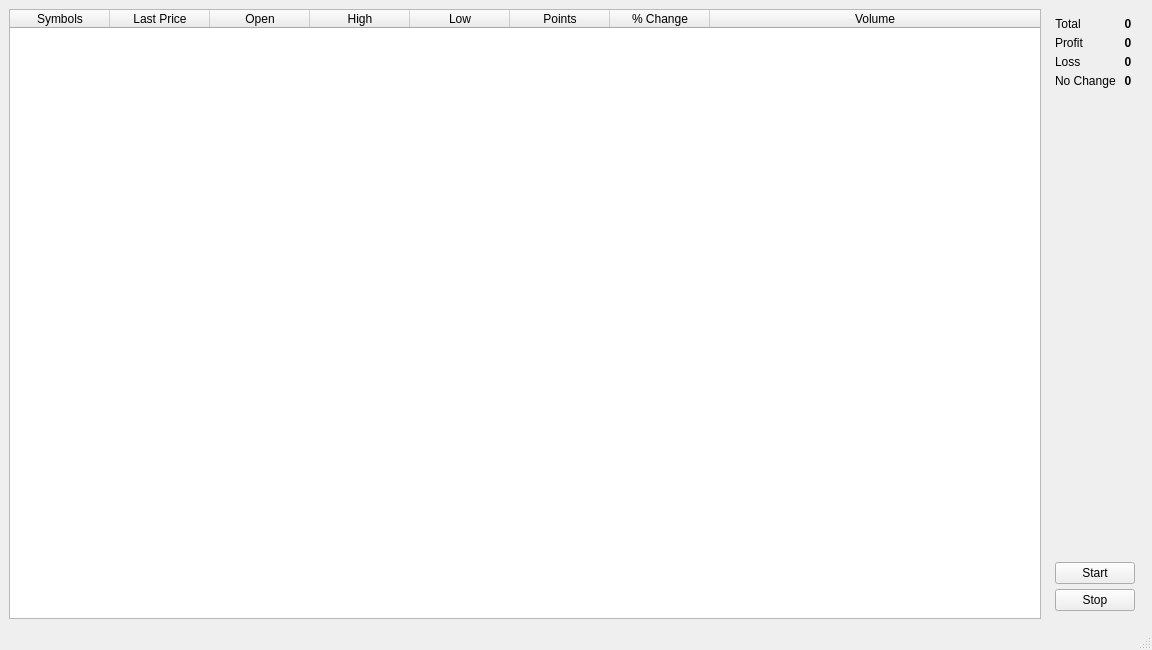
<?xml version="1.0" encoding="UTF-8"?>
<ui version="4.0">
 <class>AppMainWindow</class>
 <widget class="QMainWindow" name="AppMainWindow">
  <property name="geometry">
   <rect>
    <x>0</x>
    <y>0</y>
    <width>1152</width>
    <height>650</height>
   </rect>
  </property>
  <property name="minimumSize">
   <size>
    <width>1152</width>
    <height>650</height>
   </size>
  </property>
  <property name="windowTitle">
   <string>Top Grossing Stocks - NSE, India</string>
  </property>
  <widget class="QWidget" name="centralwidget">
   <layout class="QGridLayout" name="gridLayout_2">
    <item row="0" column="0" rowspan="2">
     <widget class="QTableWidget" name="price_table">
      <property name="frameShape">
       <enum>QFrame::StyledPanel</enum>
      </property>
      <property name="frameShadow">
       <enum>QFrame::Sunken</enum>
      </property>
      <property name="horizontalScrollBarPolicy">
       <enum>Qt::ScrollBarAlwaysOff</enum>
      </property>
      <property name="sortingEnabled">
       <bool>false</bool>
      </property>
      <attribute name="horizontalHeaderStretchLastSection">
       <bool>true</bool>
      </attribute>
      <attribute name="verticalHeaderVisible">
       <bool>false</bool>
      </attribute>
      <attribute name="verticalHeaderMinimumSectionSize">
       <number>25</number>
      </attribute>
      <attribute name="verticalHeaderDefaultSectionSize">
       <number>30</number>
      </attribute>
      <column>
       <property name="text">
        <string>Symbols</string>
       </property>
      </column>
      <column>
       <property name="text">
        <string>Last Price</string>
       </property>
      </column>
      <column>
       <property name="text">
        <string>Open</string>
       </property>
      </column>
      <column>
       <property name="text">
        <string>High</string>
       </property>
      </column>
      <column>
       <property name="text">
        <string>Low</string>
       </property>
      </column>
      <column>
       <property name="text">
        <string>Points</string>
       </property>
      </column>
      <column>
       <property name="text">
        <string>% Change</string>
       </property>
      </column>
      <column>
       <property name="text">
        <string>Volume</string>
       </property>
      </column>
     </widget>
    </item>
    <item row="1" column="1">
     <layout class="QFormLayout" name="buttons_layout">
      <property name="sizeConstraint">
       <enum>QLayout::SetMinAndMaxSize</enum>
      </property>
      <property name="formAlignment">
       <set>Qt::AlignBottom|Qt::AlignLeading|Qt::AlignLeft</set>
      </property>
      <property name="horizontalSpacing">
       <number>5</number>
      </property>
      <property name="verticalSpacing">
       <number>5</number>
      </property>
      <property name="leftMargin">
       <number>8</number>
      </property>
      <property name="topMargin">
       <number>8</number>
      </property>
      <property name="rightMargin">
       <number>8</number>
      </property>
      <property name="bottomMargin">
       <number>8</number>
      </property>
      <item row="0" column="0" colspan="2">
       <widget class="QPushButton" name="start_button">
        <property name="font">
         <font>
          <weight>50</weight>
          <bold>false</bold>
         </font>
        </property>
        <property name="text">
         <string>Start</string>
        </property>
        <property name="checkable">
         <bool>false</bool>
        </property>
        <property name="autoDefault">
         <bool>true</bool>
        </property>
       </widget>
      </item>
      <item row="1" column="0" colspan="2">
       <widget class="QPushButton" name="stop_button">
        <property name="font">
         <font>
          <weight>50</weight>
          <bold>false</bold>
         </font>
        </property>
        <property name="text">
         <string>Stop</string>
        </property>
       </widget>
      </item>
     </layout>
    </item>
    <item row="0" column="1">
     <layout class="QFormLayout" name="stats_layout">
      <property name="horizontalSpacing">
       <number>5</number>
      </property>
      <property name="verticalSpacing">
       <number>5</number>
      </property>
      <property name="leftMargin">
       <number>8</number>
      </property>
      <property name="topMargin">
       <number>8</number>
      </property>
      <property name="rightMargin">
       <number>8</number>
      </property>
      <property name="bottomMargin">
       <number>8</number>
      </property>
      <item row="0" column="0">
       <widget class="QLabel" name="total">
        <property name="text">
         <string>Total</string>
        </property>
        <property name="alignment">
         <set>Qt::AlignCenter</set>
        </property>
       </widget>
      </item>
      <item row="0" column="1">
       <widget class="QLabel" name="total_num">
        <property name="font">
         <font>
          <weight>75</weight>
          <bold>true</bold>
         </font>
        </property>
        <property name="text">
         <string>0</string>
        </property>
        <property name="alignment">
         <set>Qt::AlignCenter</set>
        </property>
       </widget>
      </item>
      <item row="1" column="1">
       <widget class="QLabel" name="profit_num">
        <property name="font">
         <font>
          <weight>75</weight>
          <bold>true</bold>
         </font>
        </property>
        <property name="text">
         <string>0</string>
        </property>
        <property name="alignment">
         <set>Qt::AlignCenter</set>
        </property>
       </widget>
      </item>
      <item row="1" column="0">
       <widget class="QLabel" name="profit">
        <property name="text">
         <string>Profit</string>
        </property>
       </widget>
      </item>
      <item row="2" column="0">
       <widget class="QLabel" name="loss">
        <property name="text">
         <string>Loss</string>
        </property>
       </widget>
      </item>
      <item row="2" column="1">
       <widget class="QLabel" name="loss_num">
        <property name="font">
         <font>
          <weight>75</weight>
          <bold>true</bold>
         </font>
        </property>
        <property name="text">
         <string>0</string>
        </property>
        <property name="alignment">
         <set>Qt::AlignCenter</set>
        </property>
       </widget>
      </item>
      <item row="3" column="0">
       <widget class="QLabel" name="no_change">
        <property name="text">
         <string>No Change</string>
        </property>
       </widget>
      </item>
      <item row="3" column="1">
       <widget class="QLabel" name="no_change_num">
        <property name="font">
         <font>
          <weight>75</weight>
          <bold>true</bold>
         </font>
        </property>
        <property name="text">
         <string>0</string>
        </property>
        <property name="alignment">
         <set>Qt::AlignCenter</set>
        </property>
       </widget>
      </item>
     </layout>
    </item>
   </layout>
  </widget>
  <widget class="QStatusBar" name="status_bar">
   <property name="font">
    <font>
     <pointsize>8</pointsize>
     <weight>75</weight>
     <bold>true</bold>
    </font>
   </property>
  </widget>
  <action name="action_set_interval">
   <property name="text">
    <string>Set Interval</string>
   </property>
  </action>
 </widget>
 <resources/>
 <connections/>
</ui>
